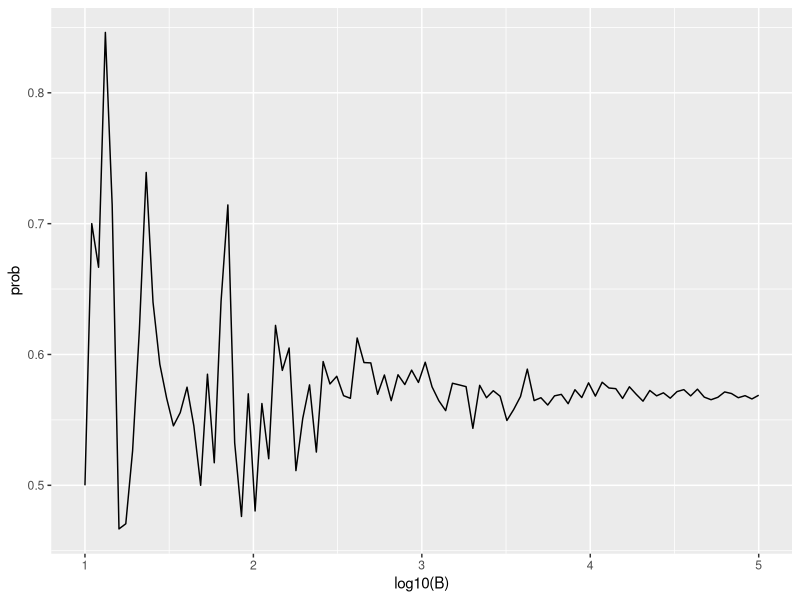

Source code (R):
#Infinito en la practica

#La teoría descrita aquí requiere repetir experimentos una y otra vez para siempre. 

#En la práctica no podemos hacer esto. En los ejemplos anteriores, usamos B = 10,000 en los experimentos de Monte Carlo y resultó que esto proporcionó estimaciones precisas. 

#Cuanto mayor sea este número, más precisa será la estimación hasta que la aproximación sea tan buena que su computadora no pueda notar la diferencia. 

#Pero en cálculos más complejos, 10.000 puede no ser suficiente. Además, para algunos cálculos, 10 000 experimentos podrían no ser computacionalmente factibles. 

#En la práctica, no sabremos cuál es la respuesta, por lo que no sabremos si nuestra estimación de Monte Carlo es precisa. Sabemos que cuanto mayor sea B, mejor será la aproximación. Pero, ¿qué tan grande necesitamos que sea? En realidad, esta es una pregunta desafiante y responderla a menudo requiere una formación estadística teórica avanzada.

#Un enfoque práctico que describiremos aquí es verificar la estabilidad de la estimación. El siguiente es un ejemplo con el problema del cumpleaños para un grupo de 25 personas.

library(tidyverse)

B <- 10^seq(1, 5, len = 100)

same_birthday <- function(n){
  bdays <- sample(1:365, n, replace=TRUE)
  any(duplicated(bdays))
}

compute_prob <- function(B, n=25){
  same_day <- replicate(B, same_birthday(n))
  mean(same_day)
}

prob <- sapply(B, compute_prob)

qplot(log10(B), prob, geom = "line")

#En este gráfico, podemos ver que los valores comienzan a estabilizarse (es decir, varían menos de .01) alrededor de 1000. Tenga en cuenta que la probabilidad exacta, que conocemos en este caso, es 0.569.

